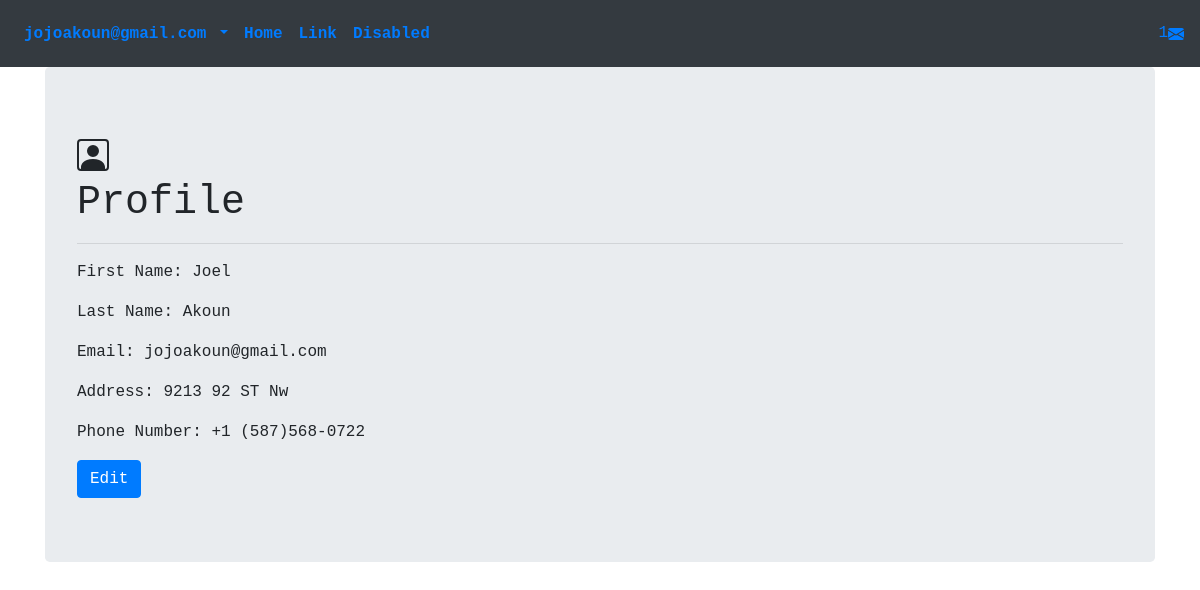
The page /accounts/profile/ (signed in) on the database as committed earlier.
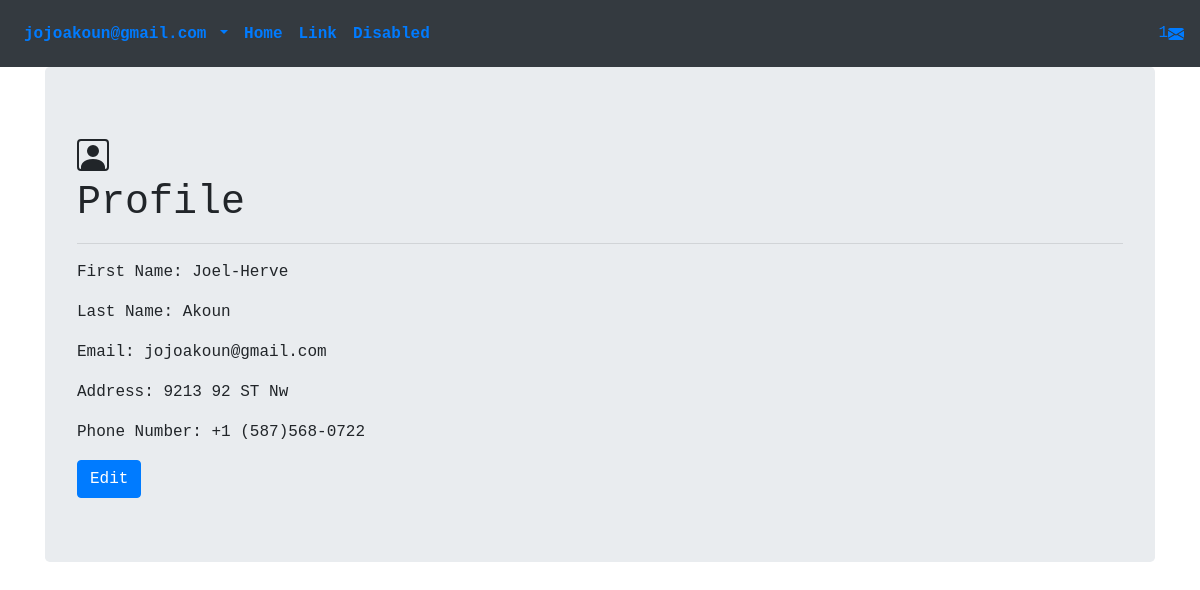
The same page on the database as committed later.
### accounts/models.py (models this page shows, shortened)
class User(AbstractBaseUser):
    email = models.EmailField(
        verbose_name='email address',
        max_length=255,
        unique=True,
    )
    is_active = models.BooleanField(default=True)
    staff = models.BooleanField(default=False) # a admin user; non super-user
    admin = models.BooleanField(default=False) # a superuser
    USERNAME_FIELD = 'email'
    REQUIRED_FIELDS = [] # Email & Password are required by default.
    objects = UserManager()

class Profile(models.Model):
    user = models.OneToOneField(User, on_delete=models.CASCADE,blank=True, null=True)
    first_name = models.CharField(max_length=30, blank=True, null=True)
    last_name = models.CharField(max_length=30, blank=True, null=True)
    address = models.CharField(max_length=30, blank=True, null=True)
    phone_number = models.CharField(max_length=30, blank=True, null=True)

### accounts/views.py (the view)
# urls.py: path('profile/',views.ProfileView.as_view(),name='profile'),
class ProfileView(LoginRequiredMixin,DetailView):
    template_name='accounts/profile.html'
    def get_object(self):
        return get_object_or_404(get_user_model(),pk=self.request.user.id)

### accounts/templates/accounts/profile.html (shortened to what this page needs)
<!DOCTYPE html>
{% extends 'base.html' %}
{% load static %}
{% load bootstrap4 %}
{% block content %}
    <div class="container text-monospace">
        <div class="jumbotron">
			<h1>Profile</h1>
			<hr>
            <p>First Name: {{user.profile.first_name}}</p>
			<p>Last Name: {{user.profile.last_name}}</p>
			<p>Email: {{user.email}}</p>
            <p>Address: {{user.profile.address}}</p>
            <p>Phone Number: {{user.profile.phone_number}}</p>
            <a class="btn btn-primary" href="">Edit</a>
        </div>
    </div>
{% endblock content %}

### templates/base.html (shortened to what this page needs)
<!DOCTYPE html>
{% load static %}
{% load bootstrap4 %}
<html lang="en">
<head>
	<link rel="stylesheet" href="https://stackpath.bootstrapcdn.com/bootstrap/4.5.0/css/bootstrap.min.css">
	<link rel="stylesheet" href="{% static 'css/main.css'%}">
</head>
<body>
	<nav class="navbar navbar-expand-lg navbar-primary bg-dark font-weight-bolder text-monospace">
		{% if request.user.is_authenticated %}
			<div class="collapse navbar-collapse " id="navbarSupportedContent">
				<ul class="navbar-nav mr-auto">
					<li class="nav-item dropdown">
						<a class="nav-link dropdown-toggle" href="#" id="navbarDropdown" role="button" data-toggle="dropdown" aria-haspopup="true" aria-expanded="false">
							{{request.user.email}}
						</a>
					</li>
					<li class="nav-item active">
					<a class="nav-link" href="{% url 'home'%}">Home <span class="sr-only">(current)</span></a>
					</li>
					<li class="nav-item active">
					<a class="nav-link" href="#">Link</a>
					</li>
					<li class="nav-item active">
					<a class="nav-link" href="#" tabindex="-1" aria-disabled="true">Disabled</a>
					</li>
				</ul>
				<div class="form-inline my-2 my-lg-3 text-primary h6 ">
					1
					</div>
			</div>
		{% endif %}
	</nav>
	{% block content %}
	{% endblock content %}
</body>
</html>

Rows that differ between the two databases and show on the page:
changed User "jojoakoun@gmail.com": profile.first_name "Joel" → "Joel-Herve"
